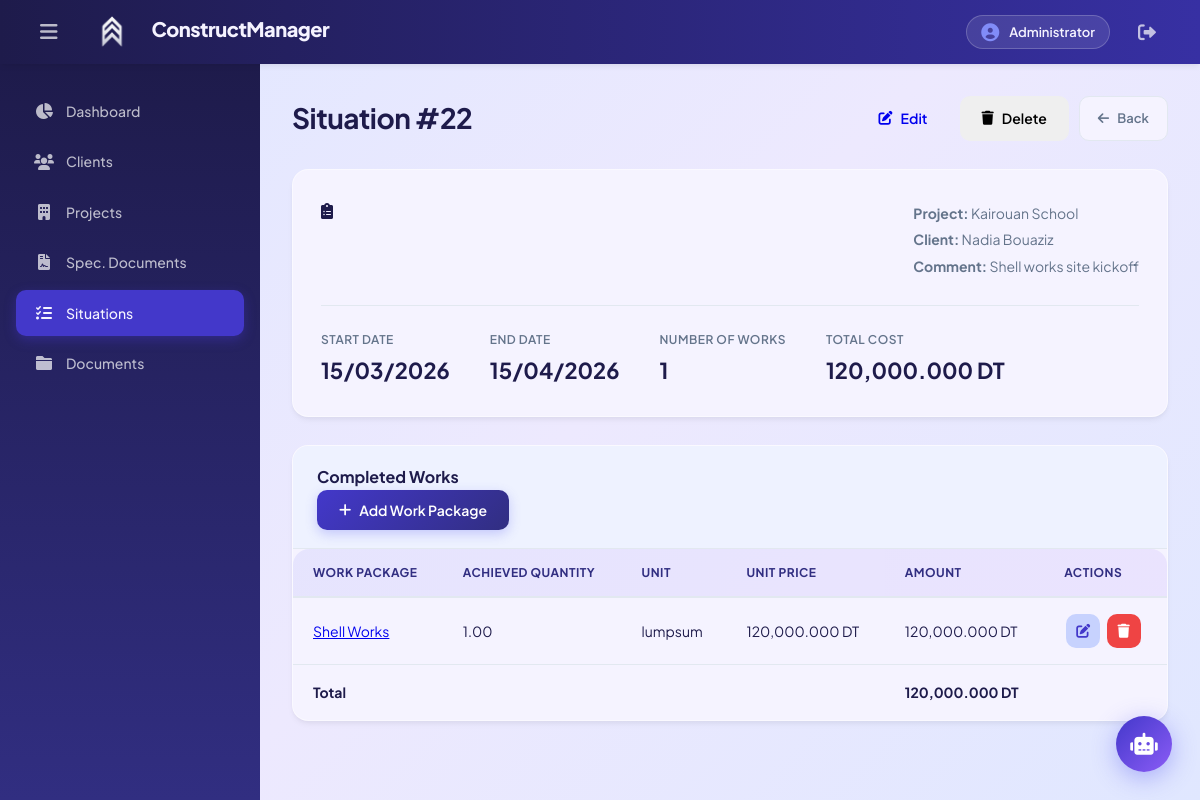
The page /index.php?controller=situation&action=view&id=22 (signed in) on the database its author committed.
### tables this page shows
CREATE TABLE Situation (
    Situation_id INT NOT NULL,
    Project_id INT NOT NULL,
    Comments VARCHAR(100),
    Start_date DATE,
    End_date DATE,
    PRIMARY KEY (Situation_id),
    FOREIGN KEY (Project_id) REFERENCES Project(Project_id)
);

CREATE TABLE Project (
    Project_id INT NOT NULL,
    Client_id INT NOT NULL,
    SD_id INT,
    Project_name VARCHAR(20),
    Budget DECIMAL(10,3),
    Project_start_date DATE,
    Project_expected_end_date DATE,
    PRIMARY KEY (Project_id),
    FOREIGN KEY (Client_id) REFERENCES Client(Client_id),
    FOREIGN KEY (SD_id) REFERENCES SD(SD_id)
);

CREATE TABLE Client (
    Client_id INT NOT NULL,
    First_name VARCHAR(20),
    Last_name VARCHAR(20),
    Address VARCHAR(30),
    PRIMARY KEY (Client_id)
);

CREATE TABLE Achieve (
    Situation_id INT NOT NULL,
    WorkP_id INT NOT NULL,
    Achieved_quantity INT,
    PRIMARY KEY (Situation_id, WorkP_id),
    FOREIGN KEY (Situation_id) REFERENCES Situation(Situation_id),
    FOREIGN KEY (WorkP_id) REFERENCES Work_P(WorkP_id)
);

CREATE TABLE Work_P (
    WorkP_id INT NOT NULL,
    SD_id INT NOT NULL,
    WorkP_name VARCHAR(20),
    Expected_quantity INT,
    Measurment_unit VARCHAR(10),
    Unit_price DECIMAL(10,3),
    PRIMARY KEY (WorkP_id),
    FOREIGN KEY (SD_id) REFERENCES SD(SD_id)
);

### config/database.php (called while the page is built, shortened)
<?php
class Database {
    private $host = "localhost";
    private $db_name = "construction_management";
    private $username = "root";
    private $password = "";
    public function getConnection() {
        $this->conn = null;
        try {
            $this->conn = new PDO("mysql:host=" . $this->host . ";dbname=" . $this->db_name,
                                  $this->username, $this->password);
            $this->conn->setAttribute(PDO::ATTR_ERRMODE, PDO::ERRMODE_EXCEPTION);
            $this->conn->exec("set names utf8");
        } catch(PDOException $exception) {
            echo "Connection error: " . $exception->getMessage();
        }
        return $this->conn;
    }
}
?>

### models/Situation.php (called while the page is built, shortened)
<?php
class Situation {
    private $conn;
    private $table_name = "Situation";
    public $Situation_id;
    public function __construct($db) {
        $this->conn = $db;
    }
    public function getSituationDetails() {
        $query = "SELECT s.*, p.Project_name, c.First_name, c.Last_name,
                         COUNT(DISTINCT a.WorkP_id) as work_count,
                         COALESCE(SUM(wp.Unit_price * a.Achieved_quantity), 0) as total_cost
                  FROM " . $this->table_name . " s
                  JOIN Project p ON s.Project_id = p.Project_id
                  JOIN Client c ON p.Client_id = c.Client_id
                  LEFT JOIN Achieve a ON s.Situation_id = a.Situation_id
                  LEFT JOIN Work_P wp ON a.WorkP_id = wp.WorkP_id
                  WHERE s.Situation_id = ?
                  GROUP BY s.Situation_id";
        $stmt = $this->conn->prepare($query);
        $stmt->bindParam(1, $this->Situation_id);
        $stmt->execute();
        return $stmt->fetch(PDO::FETCH_ASSOC);
    }
public function getSituationWorks() {
        $query = "SELECT wp.*, a.Achieved_quantity, a.Situation_id, a.WorkP_id,
                         (wp.Unit_price * a.Achieved_quantity) as line_total
                  FROM Achieve a
                  JOIN Work_P wp ON a.WorkP_id = wp.WorkP_id
                  WHERE a.Situation_id = ?";
        $stmt = $this->conn->prepare($query);
        $stmt->bindParam(1, $this->Situation_id);
        $stmt->execute();
        return $stmt;
    }
}
?>

### views/situation-details.php (the view, shortened to what this page needs)
<?php
require_once 'views/layout/header.php';
require_once 'views/layout/sidebar.php';
?>
<div class="page-container">
    <div class="page-header">
        <div>
            <h2>Situation #<?php echo $situation['Situation_id']; ?></h2>
        </div>
        <div class="header-actions">
            <a href="index.php?controller=situation&action=edit&id=<?php echo $situation['Situation_id']; ?>" class="btn btn-warning">
                <i class="fas fa-edit"></i> Edit
            </a>
            <button onclick="confirmDeleteSituation(<?php echo $situation['Situation_id']; ?>)"
                    class="btn btn-danger">
                <i class="fas fa-trash"></i> Delete
            </button>
            <a href="index.php?controller=situation&action=index" class="btn-back">
                <i class="fas fa-arrow-left"></i> Back
            </a>
        </div>
    </div>
    <div class="detail-card">
        <div class="detail-header">
            <div class="situation-icon">
                <i class="fas fa-clipboard-list"></i>
            </div>
            <div class="situation-info">
                <p><strong>Project:</strong> <?php echo htmlspecialchars($situation['Project_name']); ?></p>
                <p><strong>Client:</strong> <?php echo htmlspecialchars($situation['First_name'] . ' ' . $situation['Last_name']); ?></p>
                <p><strong>Comment:</strong> <?php echo htmlspecialchars($situation['Comments']); ?></p>
            </div>
        </div>
        <div class="detail-stats">
            <div class="stat-item">
                <span class="stat-label">Start Date</span>
                <span class="stat-value"><?php echo date('d/m/Y', strtotime($situation['Start_date'])); ?></span>
            </div>
            <div class="stat-item">
                <span class="stat-label">End Date</span>
                <span class="stat-value"><?php echo date('d/m/Y', strtotime($situation['End_date'])); ?></span>
            </div>
            <div class="stat-item">
                <span class="stat-label">Number of Works</span>
                <span class="stat-value"><?php echo $situation['work_count']; ?></span>
            </div>
            <div class="stat-item">
                <span class="stat-label">Total Cost</span>
                <span class="stat-value"><?php echo number_format($situation['total_cost'], 3); ?> DT</span>
            </div>
        </div>
    </div>
    <div class="content-card">
        <div class="card-header">
            <h3>Completed Works</h3>
            <button class="btn btn-primary" onclick="showAddWorkModal()">
                <i class="fas fa-plus"></i> Add Work Package
            </button>
        </div>
        <div class="table-responsive">
            <table class="data-table">
                <thead>
                    <tr>
                        <th>Work Package</th>
                        <th>Achieved Quantity</th>
                        <th>Unit</th>
                        <th>Unit Price</th>
                        <th>Amount</th>
                        <th>Actions</th>
                    </tr>
                </thead>
                <tbody>
                    <?php
                    $total = 0;
                    foreach($works as $work):
                        $total += $work['line_total'];
                    ?>
                    <tr>
                        <td>
                                <a href="index.php?controller=work&action=view&id=<?php echo $work['WorkP_id']; ?>" class="work-link">
                                    <?php echo htmlspecialchars($work['WorkP_name']); ?>
                                </a>
                            </td>
                        <td>
                            <span id="qty-display-<?php echo $work['WorkP_id']; ?>">
                                <?php echo number_format($work['Achieved_quantity'], 2); ?>
                            </span>
                        </td>
                        <td><?php echo htmlspecialchars($work['Measurment_unit']); ?></td>
                        <td><?php echo number_format($work['Unit_price'], 3); ?> DT</td>
                        <td><?php echo number_format($work['line_total'], 3); ?> DT</td>
                        <td class="actions-cell">
                            <a href="javascript:void(0);" onclick="editWorkQuantity(<?php echo $work['WorkP_id']; ?>, <?php echo $work['Achieved_quantity']; ?>)"
                                    class="btn-icon" title="Edit Quantity">
                                <i class="fas fa-edit"></i>
                            </a>
                            <a href="index.php?controller=situation&action=deleteWork&situation_id=<?php echo $situation['Situation_id']; ?>&workP_id=<?php echo $work['WorkP_id']; ?>"
                                    class="btn-icon" title="Remove" style="background: var(--danger); color: white;"
                                    onclick="return confirm('Are you sure you want to remove this work package?')">
                                <i class="fas fa-trash"></i>
                            </a>
                        </td>
                    </tr>
                    <?php endforeach; ?>
                    <tr class="total-row">
                        <td colspan="4"><strong>Total</strong></td>
                        <td><strong><?php echo number_format($total, 3); ?> DT</strong></td>
                        <td></td>
                    </tr>
                </tbody>
            </table>
        </div>
    </div>
</div>
<?php require_once 'views/layout/footer.php'; ?>

### assets/css/style.css (style rules this page uses)
:root { --primary: #4338ca; --primary-dark: #312e81; --primary-light: #c7d2fe; --secondary: #6366f1; --accent: #06b6d4; --success: #10b981; --warning: #f59e0b; --danger: #ef4444; --info: #0ea5e9; --dark: #1e1b4b; --dark-secondary: #312e81; --dark-tertiary: #3730a3; --gray: #64748b; --gray-light: #94a3b8; --gray-lighter: #e2e8f0; --light: #eef2ff; --white: #f5f3ff; --glass: rgba(239, 238, 255, 0.9); --glass-dark: rgba(30, 27, 75, 0.95); --sidebar-width: 260px; --header-height: 64px; --radius: 16px; --radius-sm: 10px; --shadow: 0 4px 6px -1px rgba(0, 0, 0, 0.05), 0 2px 4px -1px rgba(0, 0, 0, 0.03); --shadow-lg: 0 20px 25px -5px rgba(0, 0, 0, 0.1), 0 10px 10px -5px rgba(0, 0, 0, 0.04); --transition: all 0.3s cubic-bezier(0.4, 0, 0.2, 1); }
* { margin: 0; padding: 0; box-sizing: border-box; }
body { font-family: 'Plus Jakarta Sans', sans-serif; background: linear-gradient(135deg, #e0e7ff 0%, #ede9fe 50%, #e0e7ff 100%); color: var(--dark); line-height: 1.6; -webkit-font-smoothing: antialiased; }
.dashboard-container, .page-container { max-width: 1400px; margin: 0 auto; }
.page-header { display: flex; align-items: center; justify-content: space-between; margin-bottom: 28px; }
.page-header h2 { font-size: 28px; font-weight: 700; color: var(--dark); letter-spacing: -0.5px; }
.header-actions { display: flex; gap: 10px; }
.content-card, .detail-card { background: var(--white); border-radius: var(--radius); box-shadow: var(--shadow); overflow: hidden; border: 1px solid rgba(255,255,255,0.5); }
.detail-card { padding: 28px; margin-bottom: 28px; }
.card-header { padding: 18px 24px; border-bottom: 1px solid var(--gray-lighter); background: var(--light); }
.card-header h3 { color: var(--dark); font-size: 16px; font-weight: 700; }
.detail-header { display: flex; align-items: flex-start; gap: 28px; justify-content: space-between; }
.client-info p, .project-meta p, .situation-info p { color: var(--gray); font-size: 14px; margin: 4px 0; }
.detail-stats { display: flex; gap: 40px; margin-top: 24px; padding-top: 24px; border-top: 1px solid var(--gray-lighter); flex-wrap: wrap; }
.stat-item { text-align: left; }
.stat-label { display: block; color: var(--gray); font-size: 12px; font-weight: 600; text-transform: uppercase; letter-spacing: 0.5px; margin-bottom: 4px; }
.stat-value { display: block; font-size: 22px; font-weight: 700; color: var(--dark); }
.table-responsive { overflow-x: auto; border-radius: var(--radius); }
.data-table { width: 100%; border-collapse: collapse; }
.data-table thead { background: linear-gradient(135deg, rgba(99, 102, 241, 0.1), rgba(139, 92, 246, 0.1)); }
.data-table th { padding: 14px 20px; text-align: left; font-weight: 700; color: var(--dark-secondary); font-size: 12px; text-transform: uppercase; letter-spacing: 0.5px; border-bottom: 2px solid var(--gray-lighter); white-space: nowrap; }
.data-table td { padding: 16px 20px; border-bottom: 1px solid var(--gray-lighter); font-size: 14px; color: var(--dark); }
.data-table tbody tr { transition: var(--transition); }
.data-table tbody tr:last-child td { border-bottom: none; }
.actions-cell { white-space: nowrap; }
.actions-cell .btn-icon { margin: 0 2px; }
.btn-icon { display: inline-flex; align-items: center; justify-content: center; width: 34px; height: 34px; border-radius: 10px; color: var(--primary); text-decoration: none; transition: var(--transition); background: var(--primary-light); }
.btn { padding: 11px 22px; border: none; border-radius: 10px; font-size: 14px; font-weight: 600; cursor: pointer; transition: var(--transition); display: inline-flex; align-items: center; gap: 8px; text-decoration: none; font-family: 'Plus Jakarta Sans', sans-serif; }
.btn-primary { background: linear-gradient(135deg, var(--primary), var(--primary-dark)); color: white; box-shadow: 0 4px 12px rgba(99, 102, 241, 0.3); }
.btn-back { display: inline-flex; align-items: center; gap: 8px; padding: 10px 18px; background: var(--white); color: var(--gray); text-decoration: none; border-radius: 10px; font-weight: 600; border: 1px solid var(--gray-lighter); font-size: 13px; }
:root { --sidebar-collapsed-width: 64px; }

### rows shown on the page
situation: Situation_id "22", Project.Project_name "Kairouan School", client.First_name+Last_name "Nadia Bouaziz", Comments "Shell works site kickoff", Start_date "15/03/2026", End_date "15/04/2026"
achieve: WorkP.WorkP_name "Shell Works", Achieved_quantity "1.00", WorkP.Measurment_unit "lumpsum", WorkP.Unit_price "120,000.000", line_total "120,000.000"

### other values the page prints
$situation['work_count'] "1"
$situation['total_cost'] "120,000.000"
$total "120,000.000"
